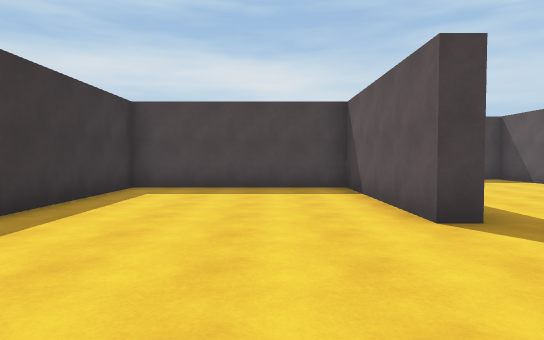
View 1 (above)

24 first-person views from a walk through a 3-D level made in the Unity game engine. The camera is 1.4 m above the floor, tilts 2° down and sees 75° across. The floor is counted in squares, 2 m on a side. Each view is taken from the middle of a square. On the plan, view 1 faces up. The plan holds only what a view shows up to about 11 squares ahead; the rest is blank. The place goes on beyond the plan.

View 2
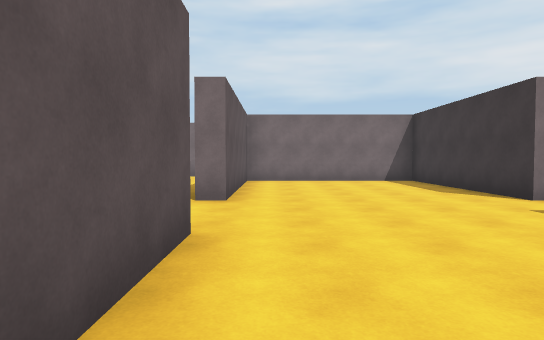

View 3
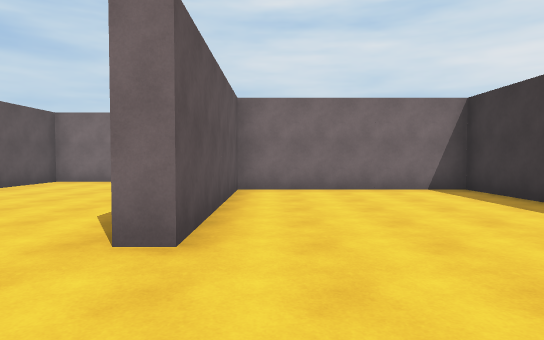

View 4
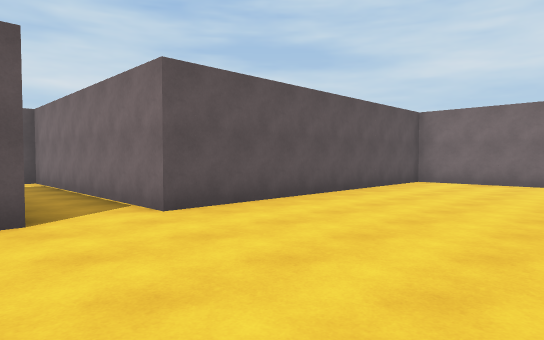

View 5
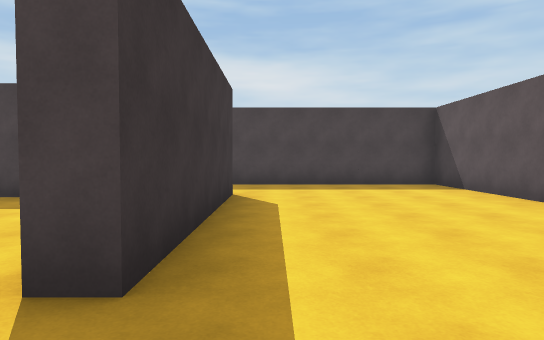

View 6
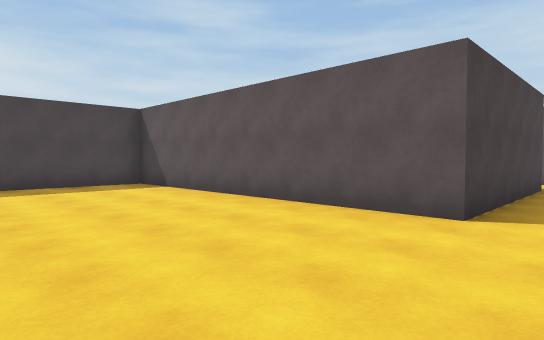

View 7
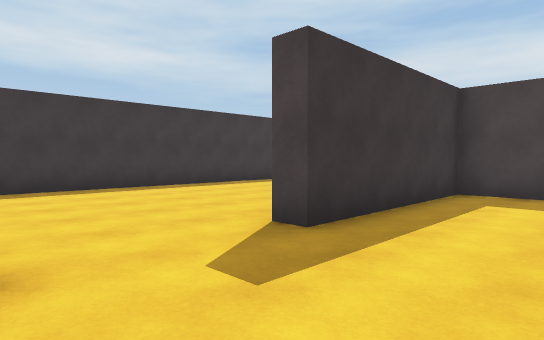

View 8
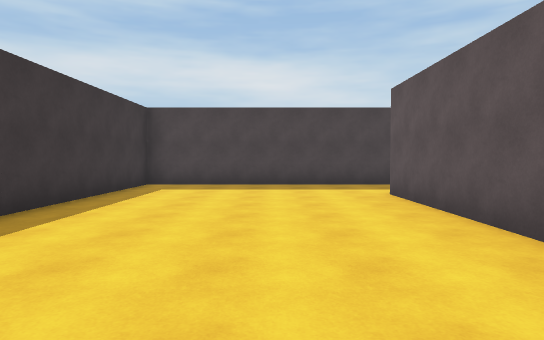

View 9
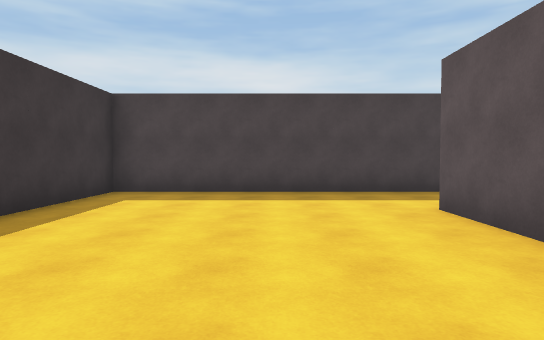

View 10
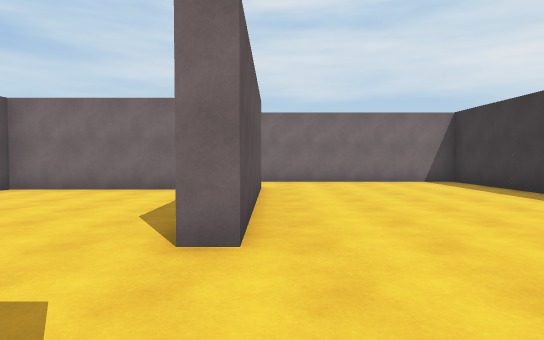

View 11
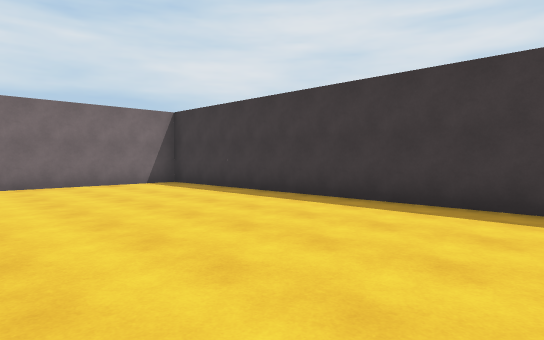

View 12
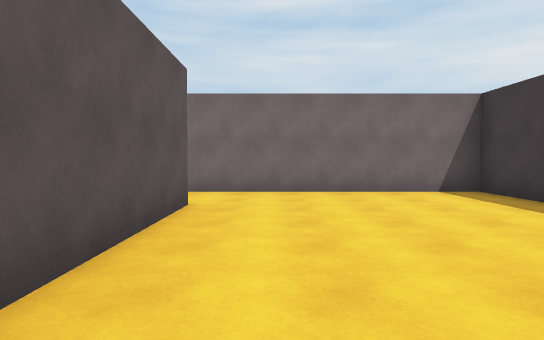

View 13
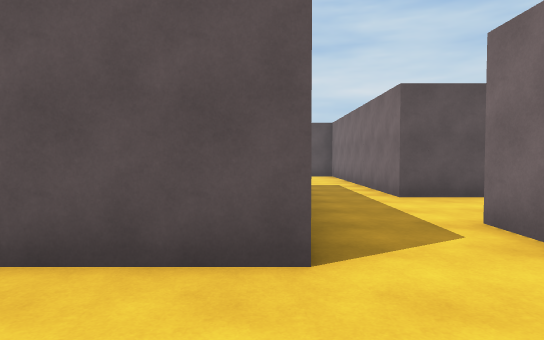

View 14
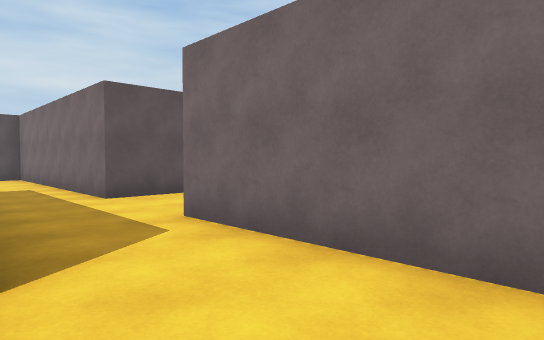

View 15
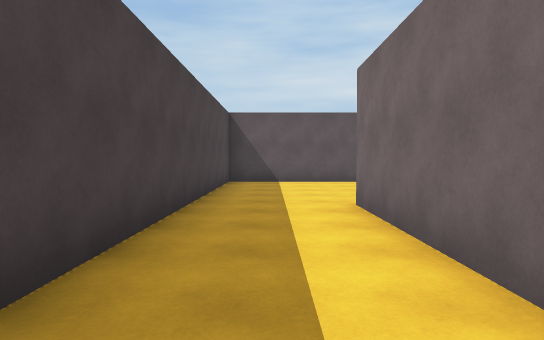

View 16
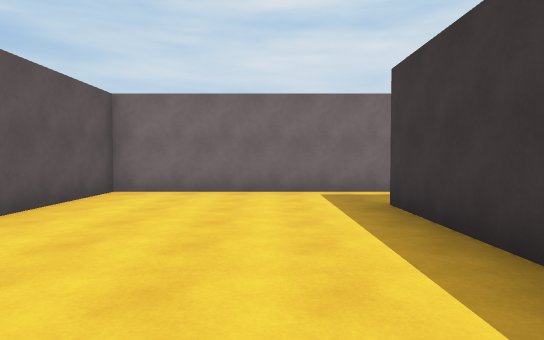

View 17
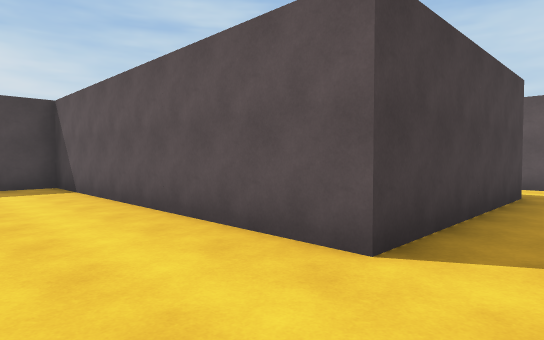

View 18
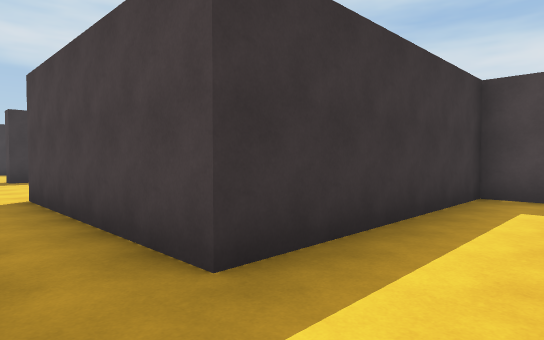

View 19
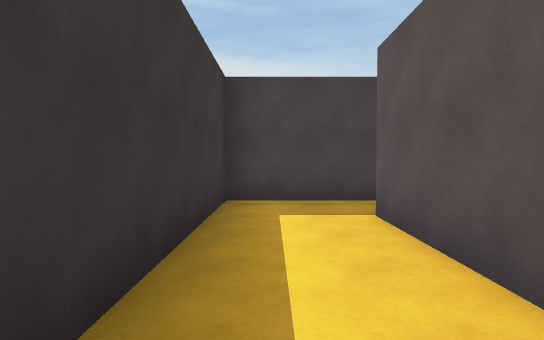

View 20
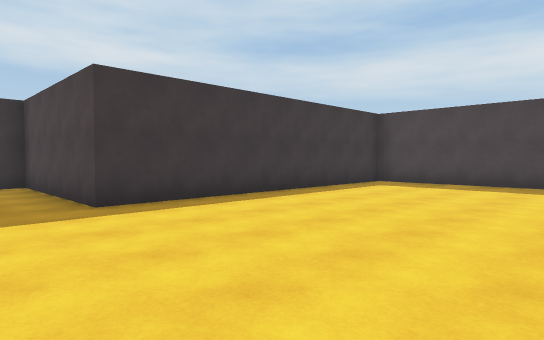

View 21
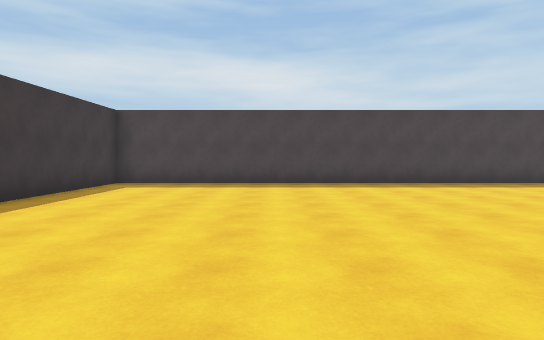

View 22
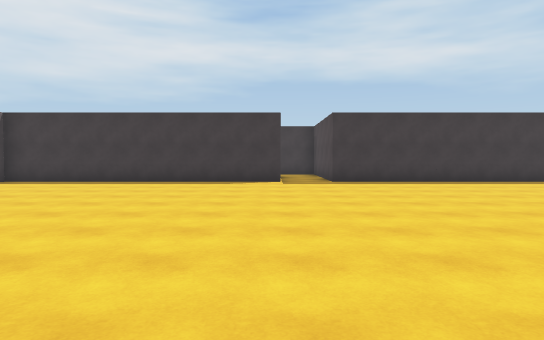

View 23
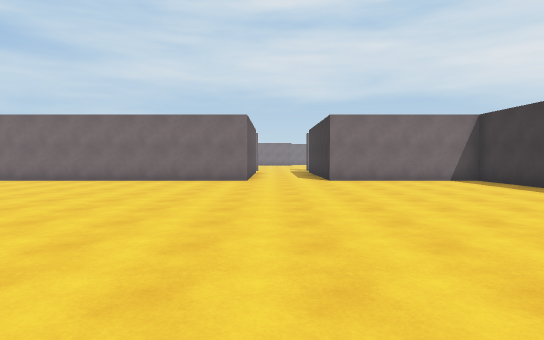

View 24
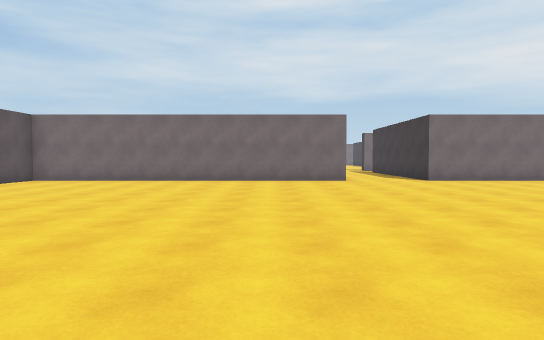

### Floor plan
Points are (right, up) in squares from view 1. A wall is a line through its corners. A room is listed if a view was taken in it or the views show most of it. See-through windows are left out.
Room 1 (views 1, 2, 3, 7)
walls: (-3.2, 1.3) (-3.2, -3.7) (1.7, -3.7) (1.7, 1.3); (1.7, 3.8) (1.7, 8.3) (-3.2, 8.3) (-3.2, 3.8)
ways out: opening at (-3, 2.5) to room 2; opening at (2, 2.5) to room 2
Room 2 (views 4, 5, 6, 8, 9, 10, 11, 12, 13, 14, 15, 16, 17, 18, 19)
walls: (1.7, 1.3) (2.2, 1.3); (2.2, -1.2) (2.2, -4.2); (-3.2, 3.8) (-3.8, 3.8); (-3.7, 4.9) (-3.7, 8.8); (-1.5, 8.7) (2.2, 8.7) (2.2, 3.8) (1.7, 3.8); (2.4, -6.3) (7.3, -6.3) (7.3, 1.7) (14.3, 1.7) (14.3, 7.2); (-3.7, -4.4) (-3.7, 1.3) (-3.2, 1.3); (16.8, 8.8) (12.3, 8.8) (12.3, 3.2) (7.3, 3.2) (7.3, 11.2) (-9.2, 11.2) (-9.2, -6.3) (-3.5, -6.3)
ways out: opening at (-3, 2.5) to room 1; opening at (2, 2.5) to room 1; opening at (15.5, 8) to room 3; opening at (-3, -5.5); opening at (1.5, -5.5)
Room 3 (views 20, 21, 22, 23, 24)
walls: (23.6, -0.7) (31.5, -0.7); (16.8, 7.2) (16.8, -0.7) (21.2, -0.7); (28.5, 16.8) (16.8, 16.8) (16.8, 8.8)
ways out: opening at (15.5, 8) to room 2

Where each view was taken, in squares from view 1:
view 1: 0 up, 0 right, facing up
view 2: 7 up, 1 right, facing down
view 3: 4 up, 1 right, facing down
view 4: 4 up, 3 right, facing down-right
view 5: 2 up, 3 right, facing up
view 6: 2 up, 3 right, facing up-right
view 7: 1 up, 1 left, facing up-left
view 8: 2 up, 6 left, facing up
view 9: 4 up, 6 left, facing up
view 10: 4 up, 4 left, facing down
view 11: 3 up, 4 left, facing down-left
view 12: 1 up, 5 left, facing down
view 13: 4 down, 6 left, facing right
view 14: 4 down, 6 left, facing down-right
view 15: 10 up, 3 left, facing right
view 16: 1 up, 4 right, facing down
view 17: 2 up, 5 right, facing up-right
view 18: 2 up, 14 right, facing up-left
view 19: 3 up, 13 right, facing up
view 20: 7 up, 22 right, facing up-left
view 21: 7 up, 21 right, facing up
view 22: 7 up, 27 right, facing left
view 23: 10 up, 23 right, facing down
view 24: 10 up, 26 right, facing down
